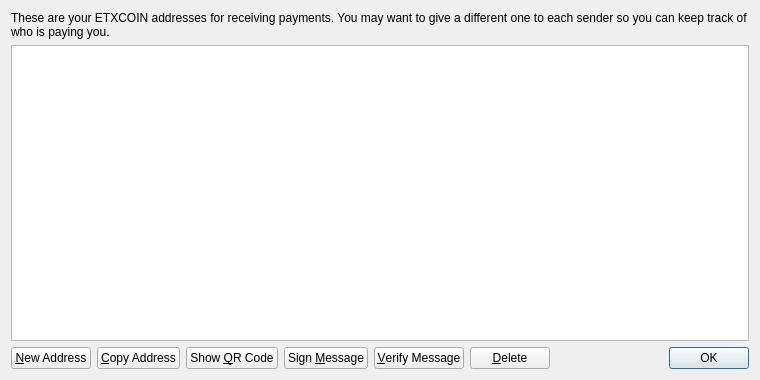
<?xml version="1.0" encoding="UTF-8"?>
<ui version="4.0">
 <class>AddressBookPage</class>
 <widget class="QWidget" name="AddressBookPage">
  <property name="geometry">
   <rect>
    <x>0</x>
    <y>0</y>
    <width>760</width>
    <height>380</height>
   </rect>
  </property>
  <property name="windowTitle">
   <string>Address Book</string>
  </property>
  <layout class="QVBoxLayout" name="verticalLayout">
   <item>
    <widget class="QLabel" name="labelExplanation">
     <property name="text">
      <string>These are your ETXCOIN addresses for receiving payments. You may want to give a different one to each sender so you can keep track of who is paying you.</string>
     </property>
     <property name="textFormat">
      <enum>Qt::PlainText</enum>
     </property>
     <property name="wordWrap">
      <bool>true</bool>
     </property>
    </widget>
   </item>
   <item>
    <widget class="QTableView" name="tableView">
     <property name="contextMenuPolicy">
      <enum>Qt::CustomContextMenu</enum>
     </property>
     <property name="toolTip">
      <string>Double-click to edit address or label</string>
     </property>
     <property name="tabKeyNavigation">
      <bool>false</bool>
     </property>
     <property name="alternatingRowColors">
      <bool>true</bool>
     </property>
     <property name="selectionMode">
      <enum>QAbstractItemView::SingleSelection</enum>
     </property>
     <property name="selectionBehavior">
      <enum>QAbstractItemView::SelectRows</enum>
     </property>
     <property name="sortingEnabled">
      <bool>true</bool>
     </property>
     <attribute name="verticalHeaderVisible">
      <bool>false</bool>
     </attribute>
    </widget>
   </item>
   <item>
    <layout class="QHBoxLayout" name="horizontalLayout">
     <item>
      <widget class="QPushButton" name="newAddressButton">
       <property name="toolTip">
        <string>Create a new address</string>
       </property>
       <property name="text">
        <string>&amp;New Address</string>
       </property>
       <property name="icon">
        <iconset resource="../bitcoin.qrc">
         <normaloff>:/icons/add</normaloff>:/icons/add</iconset>
       </property>
      </widget>
     </item>
     <item>
      <widget class="QPushButton" name="copyToClipboard">
       <property name="toolTip">
        <string>Copy the currently selected address to the system clipboard</string>
       </property>
       <property name="text">
        <string>&amp;Copy Address</string>
       </property>
       <property name="icon">
        <iconset resource="../bitcoin.qrc">
         <normaloff>:/icons/editcopy</normaloff>:/icons/editcopy</iconset>
       </property>
      </widget>
     </item>
     <item>
      <widget class="QPushButton" name="showQRCode">
       <property name="text">
        <string>Show &amp;QR Code</string>
       </property>
       <property name="icon">
        <iconset resource="../bitcoin.qrc">
         <normaloff>:/icons/qrcode</normaloff>:/icons/qrcode</iconset>
       </property>
      </widget>
     </item>
     <item>
      <widget class="QPushButton" name="signMessage">
       <property name="toolTip">
        <string>Sign a message to prove you own a ETXCOIN address</string>
       </property>
       <property name="text">
        <string>Sign &amp;Message</string>
       </property>
       <property name="icon">
        <iconset resource="../bitcoin.qrc">
         <normaloff>:/icons/edit</normaloff>:/icons/edit</iconset>
       </property>
      </widget>
     </item>
     <item>
      <widget class="QPushButton" name="verifyMessage">
       <property name="toolTip">
        <string>Verify a message to ensure it was signed with a specified ETXCOIN address</string>
       </property>
       <property name="text">
        <string>&amp;Verify Message</string>
       </property>
       <property name="icon">
        <iconset resource="../bitcoin.qrc">
         <normaloff>:/icons/transaction_0</normaloff>:/icons/transaction_0</iconset>
       </property>
      </widget>
     </item>
     <item>
      <widget class="QPushButton" name="deleteButton">
       <property name="toolTip">
        <string>Delete the currently selected address from the list</string>
       </property>
       <property name="text">
        <string>&amp;Delete</string>
       </property>
       <property name="icon">
        <iconset resource="../bitcoin.qrc">
         <normaloff>:/icons/remove</normaloff>:/icons/remove</iconset>
       </property>
      </widget>
     </item>
     <item>
      <spacer name="horizontalSpacer">
       <property name="orientation">
        <enum>Qt::Horizontal</enum>
       </property>
       <property name="sizeHint" stdset="0">
        <size>
         <width>40</width>
         <height>20</height>
        </size>
       </property>
      </spacer>
     </item>
     <item>
      <widget class="QDialogButtonBox" name="buttonBox">
       <property name="sizePolicy">
        <sizepolicy hsizetype="Maximum" vsizetype="Fixed">
         <horstretch>0</horstretch>
         <verstretch>0</verstretch>
        </sizepolicy>
       </property>
       <property name="standardButtons">
        <set>QDialogButtonBox::Ok</set>
       </property>
      </widget>
     </item>
    </layout>
   </item>
  </layout>
 </widget>
 <resources>
  <include location="../bitcoin.qrc"/>
 </resources>
 <connections/>
</ui>
